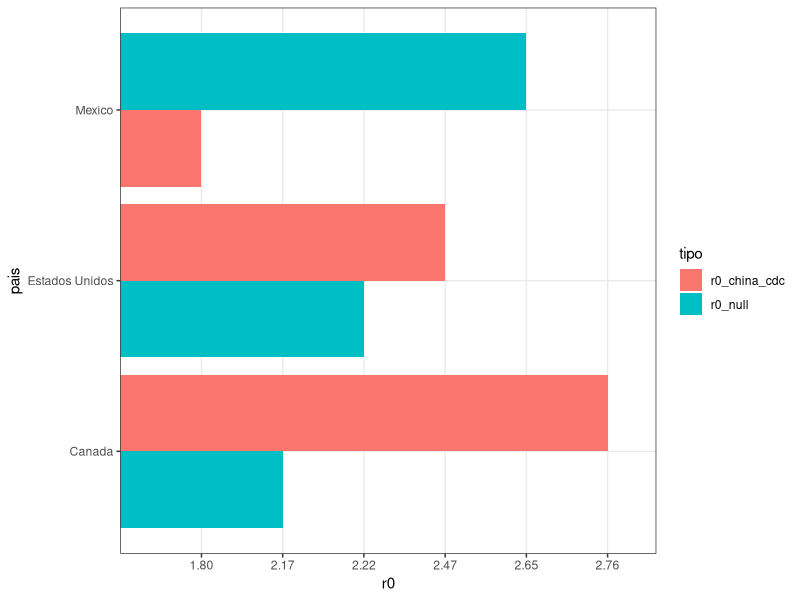

R code for this plot:
library(tidyverse)

df <- read_csv("./final_data.csv")

df %>%
  filter(regiao == "America do Norte") %>%
  ggplot(aes(x=pais, y=r0, fill = tipo)) + geom_col(position = position_dodge()) + 
  theme_bw() + coord_flip() -> g 

g

df$regiao
regioes <- unique(df$regiao)
colnames(regioes)
